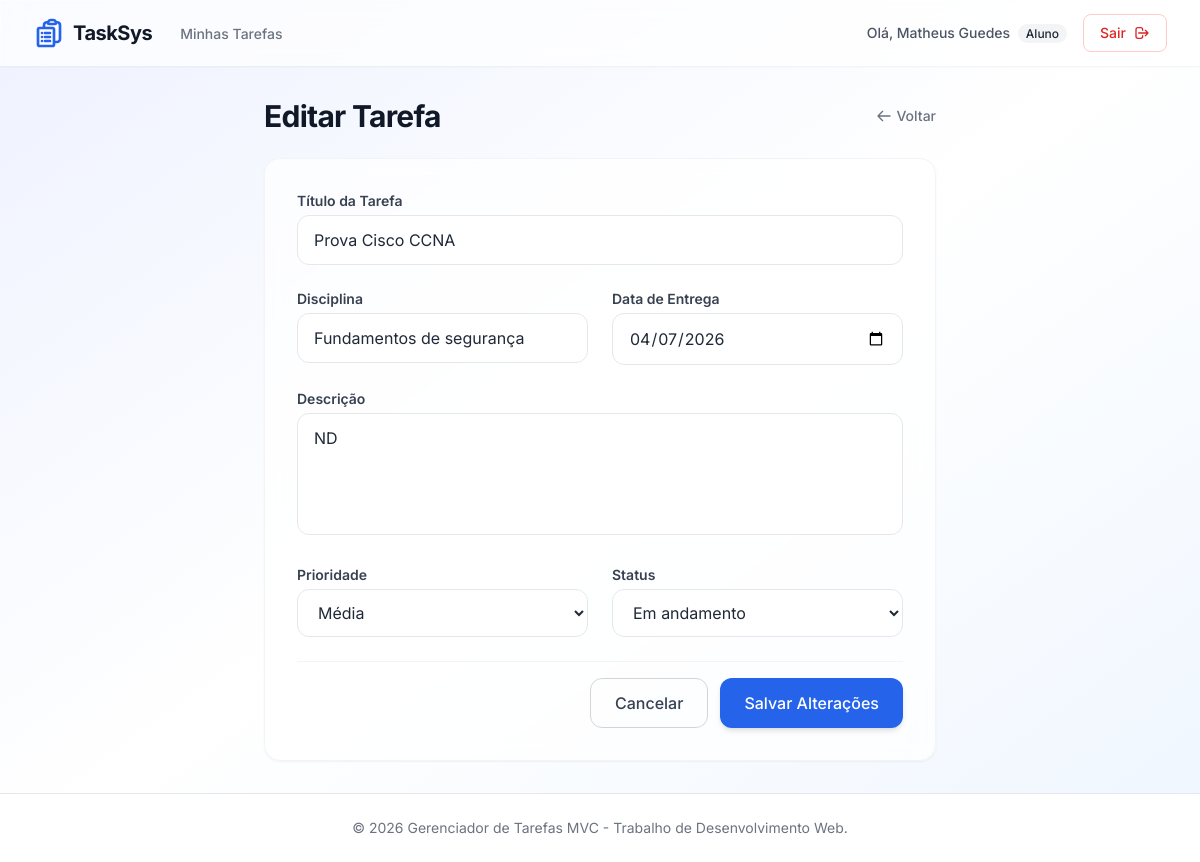
The app's page /index.php?c=tarefa&a=form&id=3 (signed in) with its own data.
### tables this page shows
CREATE TABLE tarefa (
            id INTEGER PRIMARY KEY AUTOINCREMENT,
            titulo TEXT NOT NULL,
            descricao TEXT,
            disciplina TEXT,
            data_criacao TEXT NOT NULL DEFAULT (DATE('now')),
            data_entrega TEXT,
            usuario_id INTEGER NOT NULL,
            prioridade_id INTEGER NOT NULL,
            status_id INTEGER NOT NULL,
            FOREIGN KEY (usuario_id) REFERENCES usuario(id) ON DELETE CASCADE,
            FOREIGN KEY (prioridade_id) REFERENCES prioridade(id),
            FOREIGN KEY (status_id) REFERENCES status(id)
        );

CREATE TABLE prioridade (
            id INTEGER PRIMARY KEY AUTOINCREMENT,
            nome TEXT NOT NULL
        );

CREATE TABLE status (
            id INTEGER PRIMARY KEY AUTOINCREMENT,
            nome TEXT NOT NULL
        );

### app/controllers/Controller.php (called while the page is built, shortened)
<?php
class Controller {
    protected function render($view, $data = []) {
        extract($data);
        require_once __DIR__ . '/../views/' . $view . '.php';
        require_once __DIR__ . '/../views/layouts/main.php';
    }
}

### app/controllers/TarefaController.php (called while the page is built, shortened)
<?php
class TarefaController extends Controller {
    public function form() {
        $id = $_GET['id'] ?? null;
        $tarefa = null;
        if ($id) {
            $tarefa = Tarefa::buscarPorId($id, $_SESSION['usuario_id']);
        }
        $status_list = Status::listar();
        $prioridades = Prioridade::listar();
        $this->render('tarefas/form', [
            'tarefa' => $tarefa,
            'status_list' => $status_list,
            'prioridades' => $prioridades
        ]);
    }
}

### app/models/Tarefa.php (called while the page is built, shortened)
<?php
class Tarefa {
    public static function buscarPorId($id, $usuario_id) {
        $db = Database::getConnection();
        $stmt = $db->prepare("SELECT * FROM tarefa WHERE id = :id AND usuario_id = :usuario_id");
        $stmt->execute([':id' => $id, ':usuario_id' => $usuario_id]);
        return $stmt->fetch();
    }
}

### app/models/Prioridade.php (called while the page is built, shortened)
<?php
class Prioridade {
    public static function listar() {
        $db = Database::getConnection();
        return $db->query("SELECT * FROM prioridade")->fetchAll();
    }
}

### app/models/Status.php (called while the page is built, shortened)
<?php
class Status {
    public static function listar() {
        $db = Database::getConnection();
        return $db->query("SELECT * FROM status")->fetchAll();
    }
}

### app/views/tarefas/form.php (the view, shortened to what this page needs)
<div class="max-w-2xl mx-auto">
    <div class="mb-6 flex items-center justify-between">
        <h1 class="text-3xl font-bold text-gray-900 tracking-tight"><?= $tarefa ? 'Editar Tarefa' : 'Nova Tarefa' ?></h1>
        <a href="index.php?c=tarefa&a=index" class="text-gray-500 hover:text-gray-700 font-medium text-sm flex items-center gap-1">
            <svg class="w-4 h-4" fill="none" stroke="currentColor" viewBox="0 0 24 24"><path stroke-linecap="round" stroke-linejoin="round" stroke-width="2" d="M10 19l-7-7m0 0l7-7m-7 7h18"></path></svg>
            Voltar
        </a>
    </div>
    <div class="glass p-8 rounded-2xl shadow-sm border border-gray-100">
        <form action="index.php?c=tarefa&a=form<?= $tarefa ? '&id=' . $tarefa['id'] : '' ?>" method="POST" class="space-y-6">
            <div>
                <label for="titulo" class="block text-sm font-semibold text-gray-700 mb-1">Título da Tarefa</label>
                <input type="text" name="titulo" id="titulo" required
                       value="<?= htmlspecialchars($tarefa['titulo'] ?? '') ?>"
                       class="w-full px-4 py-3 rounded-xl border border-gray-200 focus:border-blue-500 focus:ring-4 focus:ring-blue-50 transition-all outline-none bg-white/70">
            </div>
            <div class="grid grid-cols-1 md:grid-cols-2 gap-6">
                <div>
                    <label for="disciplina" class="block text-sm font-semibold text-gray-700 mb-1">Disciplina</label>
                    <input type="text" name="disciplina" id="disciplina"
                           value="<?= htmlspecialchars($tarefa['disciplina'] ?? '') ?>"
                           class="w-full px-4 py-3 rounded-xl border border-gray-200 focus:border-blue-500 focus:ring-4 focus:ring-blue-50 transition-all outline-none bg-white/70">
                </div>
                <div>
                    <label for="data_entrega" class="block text-sm font-semibold text-gray-700 mb-1">Data de Entrega</label>
                    <input type="date" name="data_entrega" id="data_entrega"
                           value="<?= htmlspecialchars($tarefa['data_entrega'] ?? '') ?>"
                           class="w-full px-4 py-3 rounded-xl border border-gray-200 focus:border-blue-500 focus:ring-4 focus:ring-blue-50 transition-all outline-none bg-white/70">
                </div>
            </div>
            <div>
                <label for="descricao" class="block text-sm font-semibold text-gray-700 mb-1">Descrição</label>
                <textarea name="descricao" id="descricao" rows="4"
                          class="w-full px-4 py-3 rounded-xl border border-gray-200 focus:border-blue-500 focus:ring-4 focus:ring-blue-50 transition-all outline-none bg-white/70 resize-none"><?= htmlspecialchars($tarefa['descricao'] ?? '') ?></textarea>
            </div>
            <div class="grid grid-cols-1 md:grid-cols-2 gap-6">
                <div>
                    <label for="prioridade_id" class="block text-sm font-semibold text-gray-700 mb-1">Prioridade</label>
                    <select name="prioridade_id" id="prioridade_id" required class="w-full px-4 py-3 rounded-xl border border-gray-200 focus:border-blue-500 focus:ring-4 focus:ring-blue-50 transition-all outline-none bg-white/70">
                        <?php foreach ($prioridades as $p): ?>
                            <option value="<?= $p['id'] ?>" <?= ($tarefa['prioridade_id'] ?? '') == $p['id'] ? 'selected' : '' ?>>
                                <?= htmlspecialchars($p['nome']) ?>
                            </option>
                        <?php endforeach; ?>
                    </select>
                </div>
                <div>
                    <label for="status_id" class="block text-sm font-semibold text-gray-700 mb-1">Status</label>
                    <select name="status_id" id="status_id" required class="w-full px-4 py-3 rounded-xl border border-gray-200 focus:border-blue-500 focus:ring-4 focus:ring-blue-50 transition-all outline-none bg-white/70">
                        <?php foreach ($status_list as $s): ?>
                            <option value="<?= $s['id'] ?>" <?= ($tarefa['status_id'] ?? '') == $s['id'] ? 'selected' : '' ?>>
                                <?= htmlspecialchars($s['nome']) ?>
                            </option>
                        <?php endforeach; ?>
                    </select>
                </div>
            </div>
            <div class="pt-4 border-t border-gray-100 flex justify-end gap-3">
                <a href="index.php?c=tarefa&a=index" class="px-6 py-3 border border-gray-300 rounded-xl text-gray-700 hover:bg-gray-50 font-medium transition-colors">Cancelar</a>
                <button type="submit" class="px-6 py-3 bg-blue-600 hover:bg-blue-700 shadow-md text-white rounded-xl font-medium transition-transform transform hover:-translate-y-0.5">
                    <?= $tarefa ? 'Salvar Alterações' : 'Criar Tarefa' ?>
                </button>
            </div>
        </form>
    </div>
</div>

### app/views/layouts/main.php (style rules this page uses)
body { font-family: 'Inter', sans-serif; }
.glass { background: rgba(255, 255, 255, 0.7); backdrop-filter: blur(10px); -webkit-backdrop-filter: blur(10px); border: 1px solid rgba(255, 255, 255, 0.3); }

### records on screen
tarefa: titulo "Prova Cisco CCNA", disciplina "Fundamentos de segurança", data_entrega "04/07/2026", descricao "ND", prioridade_id "Média", status_id "Em andamento"

### other values on screen
$userName "Matheus Guedes"
